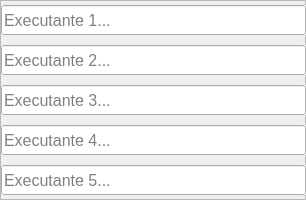
     <widget class="QFrame" name="frame_8">
      <property name="sizePolicy">
       <sizepolicy hsizetype="Fixed" vsizetype="Fixed">
        <horstretch>0</horstretch>
        <verstretch>0</verstretch>
       </sizepolicy>
      </property>
      <property name="minimumSize">
       <size>
        <width>306</width>
        <height>200</height>
       </size>
      </property>
      <property name="maximumSize">
       <size>
        <width>306</width>
        <height>200</height>
       </size>
      </property>
      <property name="frameShape">
       <enum>QFrame::StyledPanel</enum>
      </property>
      <property name="frameShadow">
       <enum>QFrame::Raised</enum>
      </property>
      <layout class="QGridLayout" name="gridLayout_9">
       <property name="leftMargin">
        <number>0</number>
       </property>
       <property name="topMargin">
        <number>0</number>
       </property>
       <property name="rightMargin">
        <number>0</number>
       </property>
       <property name="bottomMargin">
        <number>0</number>
       </property>
       <item row="0" column="0">
        <widget class="QLineEdit" name="inputExecutante1">
         <property name="sizePolicy">
          <sizepolicy hsizetype="Fixed" vsizetype="Fixed">
           <horstretch>0</horstretch>
           <verstretch>0</verstretch>
          </sizepolicy>
         </property>
         <property name="minimumSize">
          <size>
           <width>305</width>
           <height>30</height>
          </size>
         </property>
         <property name="font">
          <font>
           <pointsize>12</pointsize>
           <weight>50</weight>
           <italic>false</italic>
           <bold>false</bold>
           <strikeout>false</strikeout>
          </font>
         </property>
         <property name="autoFillBackground">
          <bool>true</bool>
         </property>
         <property name="frame">
          <bool>true</bool>
         </property>
         <property name="cursorPosition">
          <number>0</number>
         </property>
         <property name="placeholderText">
          <string>Executante 1...</string>
         </property>
        </widget>
       </item>
       <item row="1" column="0">
        <widget class="QLineEdit" name="inputExecutante2">
         <property name="sizePolicy">
          <sizepolicy hsizetype="Fixed" vsizetype="Fixed">
           <horstretch>0</horstretch>
           <verstretch>0</verstretch>
          </sizepolicy>
         </property>
         <property name="minimumSize">
          <size>
           <width>305</width>
           <height>30</height>
          </size>
         </property>
         <property name="font">
          <font>
           <pointsize>12</pointsize>
           <weight>50</weight>
           <italic>false</italic>
           <bold>false</bold>
           <strikeout>false</strikeout>
          </font>
         </property>
         <property name="autoFillBackground">
          <bool>true</bool>
         </property>
         <property name="frame">
          <bool>true</bool>
         </property>
         <property name="cursorPosition">
          <number>0</number>
         </property>
         <property name="placeholderText">
          <string>Executante 2...</string>
         </property>
        </widget>
       </item>
       <item row="2" column="0">
        <widget class="QLineEdit" name="inputExecutante3">
         <property name="sizePolicy">
          <sizepolicy hsizetype="Fixed" vsizetype="Fixed">
           <horstretch>0</horstretch>
           <verstretch>0</verstretch>
          </sizepolicy>
         </property>
         <property name="minimumSize">
          <size>
           <width>305</width>
           <height>30</height>
          </size>
         </property>
         <property name="font">
          <font>
           <pointsize>12</pointsize>
           <weight>50</weight>
           <italic>false</italic>
           <bold>false</bold>
           <strikeout>false</strikeout>
          </font>
         </property>
         <property name="autoFillBackground">
          <bool>true</bool>
         </property>
         <property name="frame">
          <bool>true</bool>
         </property>
         <property name="cursorPosition">
          <number>0</number>
         </property>
         <property name="placeholderText">
          <string>Executante 3...</string>
         </property>
        </widget>
       </item>
       <item row="3" column="0">
        <widget class="QLineEdit" name="inputExecutante4">
         <property name="sizePolicy">
          <sizepolicy hsizetype="Fixed" vsizetype="Fixed">
           <horstretch>0</horstretch>
           <verstretch>0</verstretch>
          </sizepolicy>
         </property>
         <property name="minimumSize">
          <size>
           <width>305</width>
           <height>30</height>
          </size>
         </property>
         <property name="font">
          <font>
           <pointsize>12</pointsize>
           <weight>50</weight>
           <italic>false</italic>
           <bold>false</bold>
           <strikeout>false</strikeout>
          </font>
         </property>
         <property name="autoFillBackground">
          <bool>true</bool>
         </property>
         <property name="frame">
          <bool>true</bool>
         </property>
         <property name="cursorPosition">
          <number>0</number>
         </property>
         <property name="placeholderText">
          <string>Executante 4...</string>
         </property>
        </widget>
       </item>
       <item row="4" column="0">
        <widget class="QLineEdit" name="inputExecutante5">
         <property name="sizePolicy">
          <sizepolicy hsizetype="Fixed" vsizetype="Fixed">
           <horstretch>0</horstretch>
           <verstretch>0</verstretch>
          </sizepolicy>
         </property>
         <property name="minimumSize">
          <size>
           <width>305</width>
           <height>30</height>
          </size>
         </property>
         <property name="font">
          <font>
           <pointsize>12</pointsize>
           <weight>50</weight>
           <italic>false</italic>
           <bold>false</bold>
           <strikeout>false</strikeout>
          </font>
         </property>
         <property name="autoFillBackground">
          <bool>true</bool>
         </property>
         <property name="frame">
          <bool>true</bool>
         </property>
         <property name="cursorPosition">
          <number>0</number>
         </property>
         <property name="placeholderText">
          <string>Executante 5...</string>
         </property>
        </widget>
       </item>
      </layout>
     </widget>
